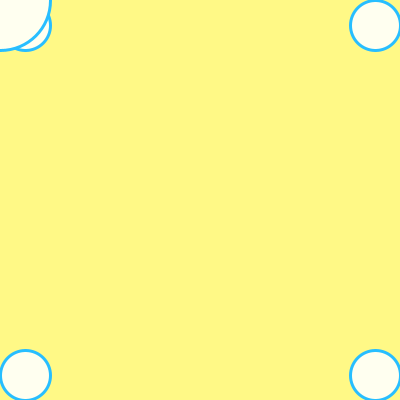
Frame 1 (no input)
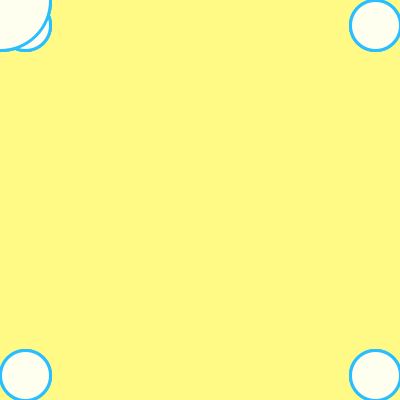
Frame 60 (the mouse pressed at the canvas centre just before this capture)
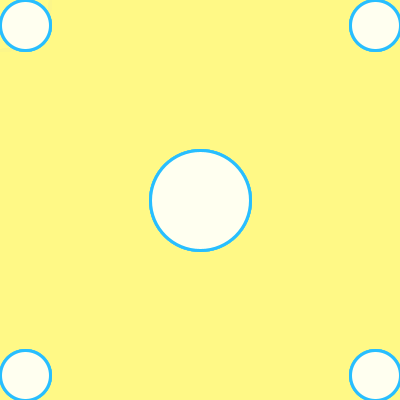
Frame 120 (the mouse held since frame 60 and released just before this capture)

The Processing sketch that drew these frames (run headless with seeded random() and noise(); from frame 60 on, the mouse is pressed at the canvas centre):

// Processing sketch: processing_43807
// ── processing_43807.pde

void setup(){
  size(400, 400);
  smooth();
  background(255, 249, 134);
  noCursor();
}

void draw(){ 
  noStroke();
  fill(255, 249, 134, 40);
  rect(0, 0, width, height); 
  drawEllipse(25, 25, 50);
  drawEllipse(375, 25, 50);
  drawEllipse(25, 375, 50);
  drawEllipse(375, 375, 50);
  drawEllipse(mouseX, mouseY, 100);
}


void drawEllipse(float x, float y, float grand){
  stroke(40, 190, 255);
  strokeWeight(3);
  fill(255, 255, 240);
  ellipse(x, y, grand, grand);
}
